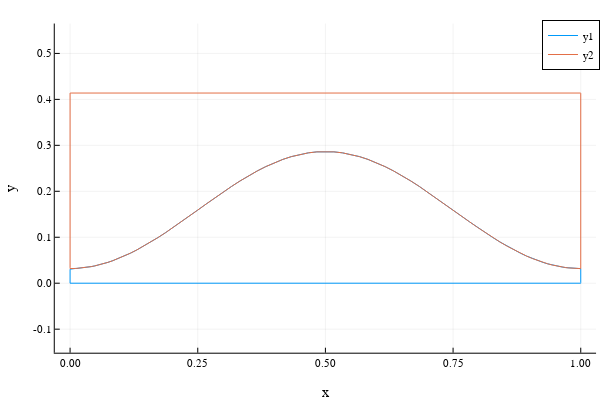

The notebook cell saved with this chart:
### Code cell
# First geometry, L/λ = 1.9, θ = 15.2575 degrees
geo = geometry(;homogeneous=false);
#DF.check_geometry(geo;ϵtol=1e-4)
#DF.check_homogeneous_geometry(geo;ϵtol=1e-4)

plot(geo.domains[1],tangent=false,normal=false)
plot!(geo.domains[2],tangent=false,normal=false)

### Figure 1 — Plotly figure (JSON) as saved in the notebook; plotly's stock layout.template omitted (floating-point values rounded to 4 significant figures; data arrays with more than 128 entries replaced by an {"elided": "..."} marker saying what was removed)
{"data": [{"colorbar": {"len": 0.9143, "title": "", "x": 0.9934, "y": 0.533}, "legendgroup": "y1", "line": {"color": "rgba(0, 154, 250, 1.000)", "dash": "solid", "shape": "linear", "width": 1}, "mode": "lines", "name": "y1", "showlegend": true, "type": "scatter", "x": {"elided": "360 float values"}, "xaxis": "x", "y": {"elided": "360 float values"}, "yaxis": "y"}, {"colorbar": {"len": 0.9143, "title": "", "x": 0.9934, "y": 0.533}, "legendgroup": "y2", "line": {"color": "rgba(227, 111, 71, 1.000)", "dash": "solid", "shape": "linear", "width": 1}, "mode": "lines", "name": "y2", "showlegend": true, "type": "scatter", "x": {"elided": "360 float values"}, "xaxis": "x", "y": {"elided": "360 float values"}, "yaxis": "y"}], "layout": {"annotations": [], "height": 400, "legend": {"bgcolor": "rgba(255, 255, 255, 1.000)", "bordercolor": "rgba(0, 0, 0, 1.000)", "borderwidth": 1, "font": {"color": "rgba(0, 0, 0, 1.000)", "family": "sans-serif", "size": 11}, "title": {"font": {"color": "rgba(0, 0, 0, 1.000)", "family": "sans-serif", "size": 15}, "text": ""}, "tracegroupgap": 0, "traceorder": "normal", "x": 1, "xanchor": "auto", "y": 1, "yanchor": "auto"}, "margin": {"b": 20, "l": 0, "r": 0, "t": 20}, "paper_bgcolor": "rgba(255, 255, 255, 1.000)", "plot_bgcolor": "rgba(255, 255, 255, 1.000)", "showlegend": true, "width": 600, "xaxis": {"anchor": "y", "domain": [0.09128, 0.9934], "gridcolor": "rgba(0, 0, 0, 0.100)", "gridwidth": 0.5, "linecolor": "rgba(0, 0, 0, 1.000)", "mirror": false, "range": [-0.03, 1.03], "showgrid": true, "showline": true, "showticklabels": true, "tickangle": 0, "tickcolor": "rgb(0, 0, 0)", "tickfont": {"color": "rgba(0, 0, 0, 1.000)", "family": "sans-serif", "size": 11}, "tickmode": "array", "ticks": "inside", "ticktext": ["0.00", "0.25", "0.50", "0.75", "1.00"], "tickvals": [0, 0.25, 0.5, 0.75, 1], "title": "x", "titlefont": {"color": "rgba(0, 0, 0, 1.000)", "family": "sans-serif", "size": 15}, "type": "-", "visible": true, "zeroline": false, "zerolinecolor": "rgba(0, 0, 0, 1.000)"}, "yaxis": {"anchor": "x", "domain": [0.07581, 0.9902], "gridcolor": "rgba(0, 0, 0, 0.100)", "gridwidth": 0.5, "linecolor": "rgba(0, 0, 0, 1.000)", "mirror": false, "range": [-0.1512, 0.565], "showgrid": true, "showline": true, "showticklabels": true, "tickangle": 0, "tickcolor": "rgb(0, 0, 0)", "tickfont": {"color": "rgba(0, 0, 0, 1.000)", "family": "sans-serif", "size": 11}, "tickmode": "array", "ticks": "inside", "ticktext": ["-0.1", "0.0", "0.1", "0.2", "0.3", "0.4", "0.5"], "tickvals": [-0.1, 0, 0.1, 0.2, 0.3, 0.4, 0.5], "title": "y", "titlefont": {"color": "rgba(0, 0, 0, 1.000)", "family": "sans-serif", "size": 15}, "type": "-", "visible": true, "zeroline": false, "zerolinecolor": "rgba(0, 0, 0, 1.000)"}}}
